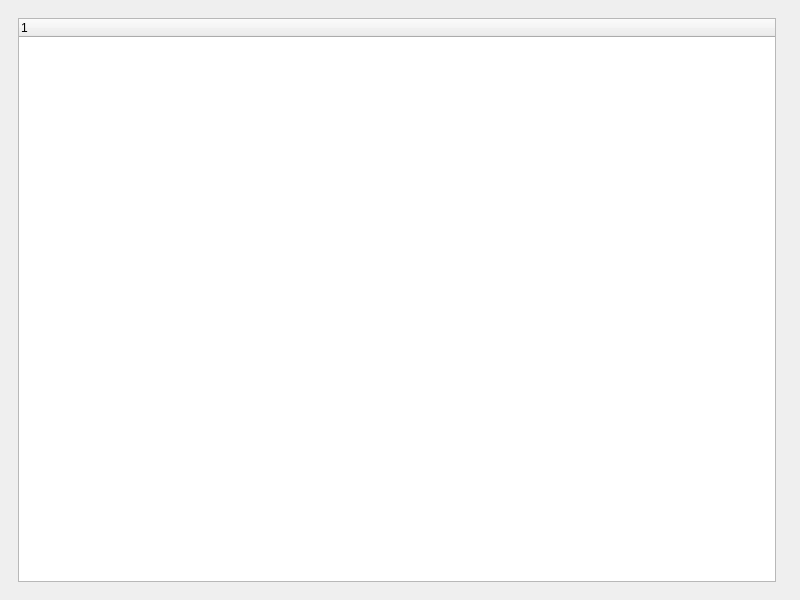
<?xml version="1.0" encoding="UTF-8"?>
<ui version="4.0">
 <class>MainWindow</class>
 <widget class="QMainWindow" name="MainWindow">
  <property name="geometry">
   <rect>
    <x>0</x>
    <y>0</y>
    <width>800</width>
    <height>600</height>
   </rect>
  </property>
  <property name="windowTitle">
   <string>MainWindow</string>
  </property>
  <widget class="QWidget" name="centralwidget">
   <layout class="QGridLayout" name="gridLayout">
    <item row="0" column="0">
     <widget class="QWidget" name="widget" native="true">
      <layout class="QVBoxLayout" name="verticalLayout">
       <item>
        <widget class="QTreeWidget" name="treeWidget">
         <column>
          <property name="text">
           <string notr="true">1</string>
          </property>
         </column>
        </widget>
       </item>
      </layout>
     </widget>
    </item>
    <item row="0" column="1">
     <widget class="QWidget" name="widget_2" native="true"/>
    </item>
   </layout>
  </widget>
 </widget>
 <resources/>
 <connections/>
</ui>
